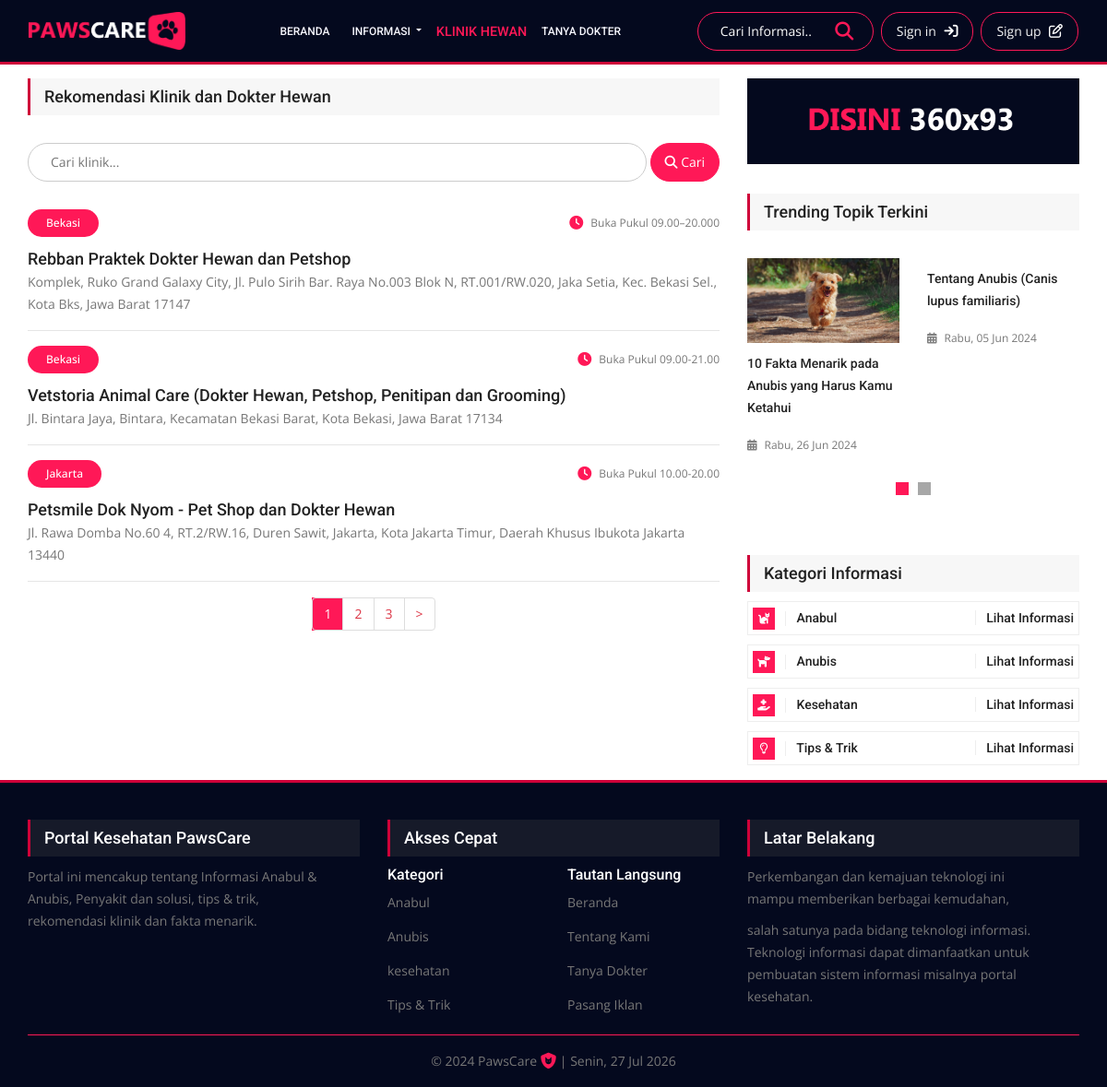
Screenshot of /klinik with the database file from the repository.
### tables this page shows
CREATE TABLE `klinik` (
  `id_klinik` int(11) NOT NULL,
  `wilayah` varchar(30) NOT NULL,
  `nama` varchar(255) NOT NULL,
  `alamat` text NOT NULL,
  `jam_buka` varchar(30) NOT NULL,
  `nomor` varchar(30) NOT NULL,
  `maps` varchar(600) NOT NULL
);

CREATE TABLE `iklan` (
  `id` int(11) NOT NULL,
  `link` text NOT NULL,
  `image` varchar(255) NOT NULL,
  `status` varchar(20) NOT NULL
);

CREATE TABLE `posting` (
  `id` int(11) NOT NULL,
  `title` varchar(255) NOT NULL,
  `seo_title` varchar(255) NOT NULL,
  `content` text NOT NULL,
  `featured` char(1) NOT NULL,
  `choice` char(1) NOT NULL,
  `thread` char(1) NOT NULL,
  `id_category` int(11) NOT NULL,
  `photo` varchar(255) NOT NULL,
  `is_active` char(1) NOT NULL,
  `date` date NOT NULL,
  `sumber_gambar` varchar(255) NOT NULL,
  `sumber_informasi` varchar(255) NOT NULL
);

CREATE TABLE `category` (
  `id` int(11) NOT NULL,
  `category_name` varchar(100) NOT NULL,
  `slug` varchar(255) NOT NULL,
  `is_active` char(1) NOT NULL
);

### index.php (called while the page is built, shortened)
<?php
require_once BASEPATH.'core/CodeIgniter.php';

### application/models/Klinik_model.php (called while the page is built, shortened)
<?php
class Klinik_model extends CI_Model {
   public $perPage = 3;
   public function getAllKlinik($page)
   {
      $offset = $this->calculateRealOffset($page);
      $this->db->from('klinik');
      $this->db->order_by('id_klinik', 'desc');
      $this->db->limit($this->perPage, $offset);
      return $this->db->get()->result();
   }
   public function calculateRealOffset($page)
   {
      if(is_null($page) || empty($page)){
         $offset = 0;
      }else{
         $offset = ($page * $this->perPage) - $this->perPage;
      }
      return $offset;
   }
}

### application/models/Iklan_model.php (called while the page is built, shortened)
<?php
class Iklan_model extends CI_Model {
    private $table = 'iklan';
    public function getIklanById($id)
    {
        $query = $this->db->get_where($this->table, array('id' => $id));
        return $query->row();
    }
}
?>

### application/models/Posting_model.php (called while the page is built, shortened)
<?php
class Posting_model extends CI_Model {
   public function getThread()
   {
      $this->db->from('posting');
      $this->db->join('category', 'category.id = posting. id_category');
      $this->db->where('thread', 'Y');
      $this->db->where('posting.is_active', 'Y');
      $this->db->order_by('posting.id', 'desc');
      $this->db->limit(4);
      return $this->db->get()->result();
   }
   public function getLastNews()
   {
      $this->db->from('posting');
      $this->db->join('category', 'category.id = posting. id_category');
      $this->db->where('posting.is_active', 'Y');
      $this->db->order_by('posting.id', 'desc');
      $this->db->limit(3);
      return $this->db->get()->result();
   }
   public function getMostPopular()
   {
      $this->db->from('posting');
      $this->db->join('category', 'category.id = posting. id_category');
      $this->db->where('thread', 'Y');
      $this->db->where('posting.is_active', 'Y');
      $this->db->order_by('posting.id', 'desc');
      $this->db->limit(1);
      return $this->db->get()->row();
   }
   public function getVideoGames()
   {
      $this->db->from('posting');
      $this->db->join('category', 'category.id = posting. id_category');
      $this->db->where('category.slug', 'kesehatan');
      $this->db->where('posting.is_active', 'Y');
      $this->db->order_by('posting.id', 'desc');
      $this->db->limit(5);
      return $this->db->get()->result();
   }
}

### application/helpers/dateindo_helper.php (called while the page is built, shortened)
<?php
function mediumdate_indo($tgl, $tambah_hari = 0){
   $ubah = gmdate($tgl, time()+60*60*8);
   $ubah = date('Y-m-d', strtotime("+$tambah_hari days", strtotime($ubah)));
   $nama_hari = medium_hari(date('N', strtotime($ubah)));
   $pecah = explode("-",$ubah);
   $tanggal = $pecah[2];
   $bulan = medium_bulan($pecah[1]);
   $tahun = $pecah[0];
   return $nama_hari . ', ' . $tanggal . ' ' . $bulan . ' ' . $tahun;
}
function medium_hari($hari){
   switch ($hari)
   {
      case 1:
         return "Senin";
         break;
      case 3:
         return "Rabu";
         break;
   }
}
function medium_bulan($bln){
   switch ($bln)
   {
      case 6:
         return "Jun";
         break;
      case 7:
         return "Jul";
         break;
   }
}

### application/models/Category_model.php (called while the page is built, shortened)
<?php
class Category_model extends CI_Model {
   private $table = 'category';
   public function getCategory()
   {
      return $this->db->get($this->table)->result();
   }
}

### application/views/front/pages/klinik.php (the view)
<section class="news_area mt-9">
    <div class="container">
        <div class="row">
            <div class="col-lg-8">
                <div class="main_title2">
                    <h2>Rekomendasi Klinik dan Dokter Hewan</h2>
                </div>
                <div class="search-container">
                    <form action="<?php echo base_url('klinik/search'); ?>" method="post">
                        <input type="text" placeholder="Cari klinik..." name="keyword" autocomplete="off">
                        <button class="ml-1" type="submit"><i class="fa fa-search"></i> Cari</button>
                    </form>
                </div>
                <div class="choice_item">
                    <?php foreach ($klinik as $k) { ?>
                        <div class="choice_text">
                            <div class="date">
                                <a class="gad_btn" href="<?= base_url('klinik/read/' . $k->id_klinik); ?>"><?= $k->wilayah; ?></a>
                                <a href="<?= base_url('klinik/read/' . $k->id_klinik); ?>" class="float-right"><i class="fa fa-lg fa-clock" aria-hidden="true"></i><?= $k->jam_buka; ?></a>
                            </div>
                            <a href="<?= base_url('klinik/read/' . $k->id_klinik); ?>">
                                <h4><?= $k->nama; ?></h4>
                            </a>
                            <div class="alamat-klinik">
                                <p><?= $k->alamat; ?></p>
                            </div>
                        </div>
                        <hr>
                    <?php } ?>
                </div>
                <div class="dk mt-5">
                    <div class="col">
                        <nav aria-label="Page navigation example"><?= $pagination ?></nav>
                    </div>
                </div>
            </div>
            <?php $this->load->view('front/layouts/_sidebar2', $trending) ?>
        </div>
    </div>
</section>

### application/views/front/layouts/_sidebar2.php
<div class="col-lg-4">
   <div class="right_sidebar">
      <?php if ($iklan2->status == 'aktif'): ?>
            <div class="iklan-home-2">
               <a href="<?= $iklan2->link ?>" target="_blank">
                  <img src="<?= base_url('images/iklan/' . $iklan2->image) ?>" alt="">
               </a>
            </div>
         <?php endif; ?>
      <aside class="r_widgets news_widgets">
         <div class="main_title2">
            <h2>Trending Topik Terkini</h2>
         </div>
         <div class="news_slider owl-carousel">
            <?php foreach($trending as $t) : ?>
               <div class="item">
                  <div class="choice_item">
                     <img src="<?= base_url('images/posting/' . $t->photo) ?>" alt="">
                     <div class="choice_text">
                        <a href="<?= base_url("blog/read/$t->seo_title") ?>">
                           <h4><?= $t->title ?></h4>
                        </a>
                        <div class="date">
                           <a href="<?= base_url("blog/read/$t->seo_title") ?>"><i class="fa fa-calendar-days" aria-hidden="true"></i><?= mediumdate_indo($t->date) ?></a>
                        </div>
                     </div>
                  </div>
               </div>
            <?php endforeach ?>
         </div>
      </aside>
      <aside class="r_widgets social_widgets mt-5">
         <div class="main_title2">
            <h2>Kategori Informasi</h2>
         </div>
         <ul class="list">
            <li><a href="<?= base_url('blog/category/anabul')?>"><i class="fa fa-cat"></i> Anabul<span>Lihat Informasi</span></a></li>
            <li><a href="<?= base_url('blog/category/anubis')?>"><i class="fa fa-dog"></i> Anubis<span>Lihat Informasi</span></a></li>
            <li><a href="<?= base_url('blog/category/kesehatan')?>"><i class="fa fa-hand-holding-medical"></i> Kesehatan<span>Lihat Informasi</span></a></li>
            <li><a href="<?= base_url('blog/category/tips-trik')?>"><i class="fa-regular fa-lightbulb"></i> Tips & Trik<span>Lihat Informasi</span></a></li>
         </ul>
      </aside>
   </div>
</div>

### application/views/front/layouts/_footer.php
<footer class="footer-area mt-3">
   <div class="container">
      <div class="row f_widgets_inner">
         <div class="col-lg-4 col-md-6 col-sm-6">
            <div class="single-footer-widget ab_widgets">
               <div class="f_title">
                  <h3>Portal Kesehatan PawsCare</h3>
               </div>
               <p>Portal ini mencakup tentang Informasi Anabul & Anubis, Penyakit dan solusi, tips &  trik, rekomendasi klinik  dan fakta menarik.</p>
            </div>
         </div>
         <div class="col-lg-4 col-md-6 col-sm-6">
            <div class="single-footer-widget">
               <div class="f_title">
                  <h3>Akses Cepat</h3>
               </div>
               <div class="row">
                  <div class="col-6 bawahan">
                     <h5 style="color: white">Kategori</h5>
                     <ul class="list mt-1 bawahan">
                        <?php foreach($category as $c) : ?>
                           <li><a href="<?= base_url("blog/category/$c->slug") ?>"><?= $c->category_name ?></a></li>
                        <?php endforeach ?>
                     </ul>
                  </div>
                  <div class="col-6 bawahan-kanan">
                     <h5 style="color: white">Tautan Langsung</h5>
                     <ul class="list mt-1 bawahan-kanan">
                        <li><a href="<?= base_url('home') ?>">Beranda</a></li>
                        <li><a href="<?= base_url('home/tentang') ?>">Tentang Kami</a></li>
                        <li><a href="<?= base_url('komunitas') ?>">Tanya Dokter</a></li>
                        <li><a href="https://wa.me/628997785724" target="_blank">Pasang Iklan</a></li>
                     </ul>
                  </div>
               </div>
            </div>
         </div>
         <div class="col-lg-4 col-md-6">
            <div class="single-footer-widget m_news_widgets">
               <div class="f_title">
                  <h3>Latar Belakang</h3>
               </div>
               <div class ="latar-belakang">
                  <p>Perkembangan dan kemajuan teknologi ini mampu memberikan berbagai kemudahan,</p>
                  <p> salah satunya pada bidang teknologi informasi. Teknologi informasi dapat dimanfaatkan untuk pembuatan sistem informasi misalnya portal kesehatan.</p>
               </div>
            </div>
         </div>
      </div>
      <div class="row footer-bottom d-flex justify-content-between align-items-center">
         <div class="col-lg-12">
            <div class="f_boder"></div>
            <p class="footer text-center mt-3">
               &copy; 2024 PawsCare <i class="fa fa-lg fa-shield-cat" style="color:#ff1857;"></i> | <?= mediumdate_indo('Y-m-d'); ?> </p>
            </div>
         </div>
      </div>
   </footer>

### rows the page displays
klinik: wilayah "Bekasi", jam_buka "Buka Pukul 09.00–20.000", nama "Rebban Praktek Dokter Hewan dan Petshop", alamat "Komplek, Ruko Grand Galaxy City, Jl. Pulo Sirih Bar. Raya No.003 Blok N, RT.001/RW.020, Jaka Setia, Kec. Bekasi Sel., Kota Bks, Jawa Barat 17147"
klinik: wilayah "Bekasi", jam_buka "Buka Pukul 09.00-21.00", nama "Vetstoria Animal Care (Dokter Hewan, Petshop, Penitipan dan Grooming)", alamat "Jl. Bintara Jaya, Bintara, Kecamatan Bekasi Barat, Kota Bekasi, Jawa Barat 17134"
klinik: wilayah "Jakarta", jam_buka "Buka Pukul 10.00-20.00", nama "Petsmile Dok Nyom - Pet Shop dan Dokter Hewan", alamat "Jl. Rawa Domba No.60 4, RT.2/RW.16, Duren Sawit, Jakarta, Kota Jakarta Timur, Daerah Khusus Ibukota Jakarta 13440"
iklan: image (picture)
posting: photo (picture), title "10 Fakta Menarik pada Anubis yang Harus Kamu Ketahui", date "Rabu, 26 Jun 2024"
posting: title "Tentang Anubis (Canis lupus familiaris)", date "Rabu, 05 Jun 2024"
category: category_name "Anabul"
category: category_name "Anubis"
category: category_name "kesehatan"
category: category_name "Tips & Trik"

### other values shown
$pagination "1 2 3 >"
mediumdate_indo('Y-m-d') "Senin, 27 Jul 2026"
